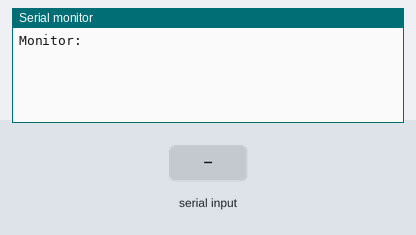
Recording of a sketch running on a simulated Arduino Uno, built with avr-gcc and run on an emulated ATmega328P. Parts: the last lines printed to the serial monitor. The inputs (shaded band) are chosen by the test bench.

Above: at 1.2 s.
1.3 s: "1" received over the second serial link
At 2.5 s:
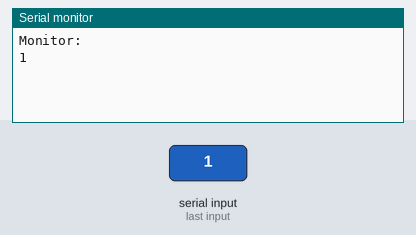
2.8 s: "0" received over the second serial link
At 3.9 s:
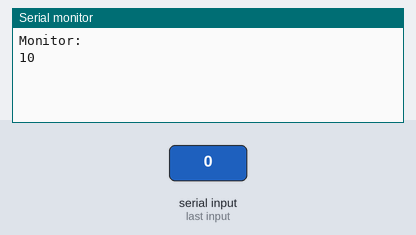

Measured:
- after the input at 1.3 s, the serial monitor: prints a new line at once (image 1)
- after the input at 2.8 s, the serial monitor: prints a new line at once (image 2)

The sketch:

arduino_uno_to_bt-42.ino
```cpp
#include <SoftwareSerial.h>

#define RN_42_Rx 10
#define RN_42_Tx 11

SoftwareSerial mySerial(RN_42_Rx, RN_42_Tx); // RX, TX
char myChar ;

void setup() {
  Serial.begin(115200);
  Serial.println("Monitor:");

  mySerial.begin(115200);
  mySerial.println("Arduino -> RN-42"); //Kommt immer an
}

void loop(){

  if (mySerial.available())
    Serial.write(mySerial.read());
  if (Serial.available())
    mySerial.write(Serial.read());

}
```
